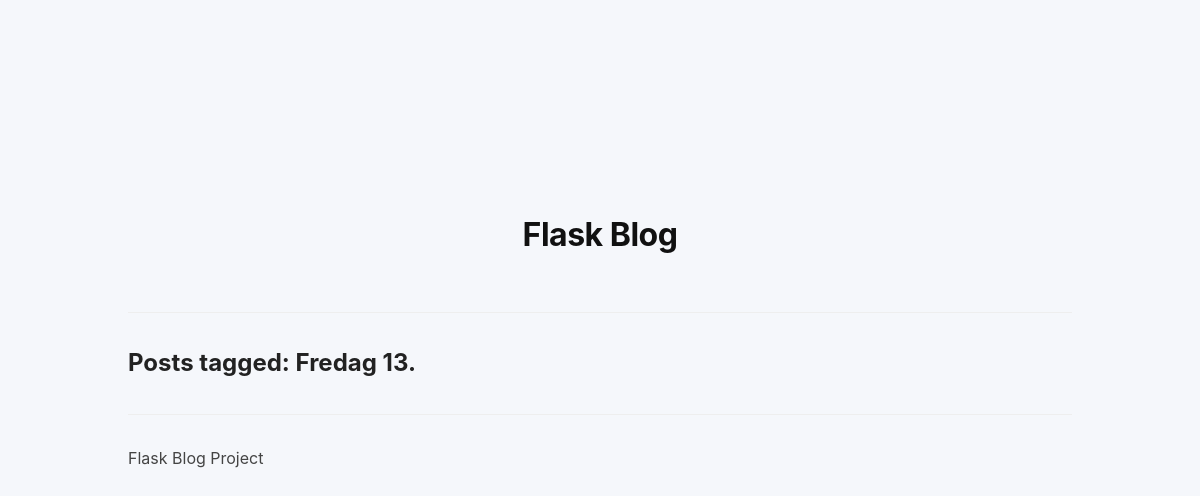
/tag/Fredag 13., run on an earlier commit of the app's database.
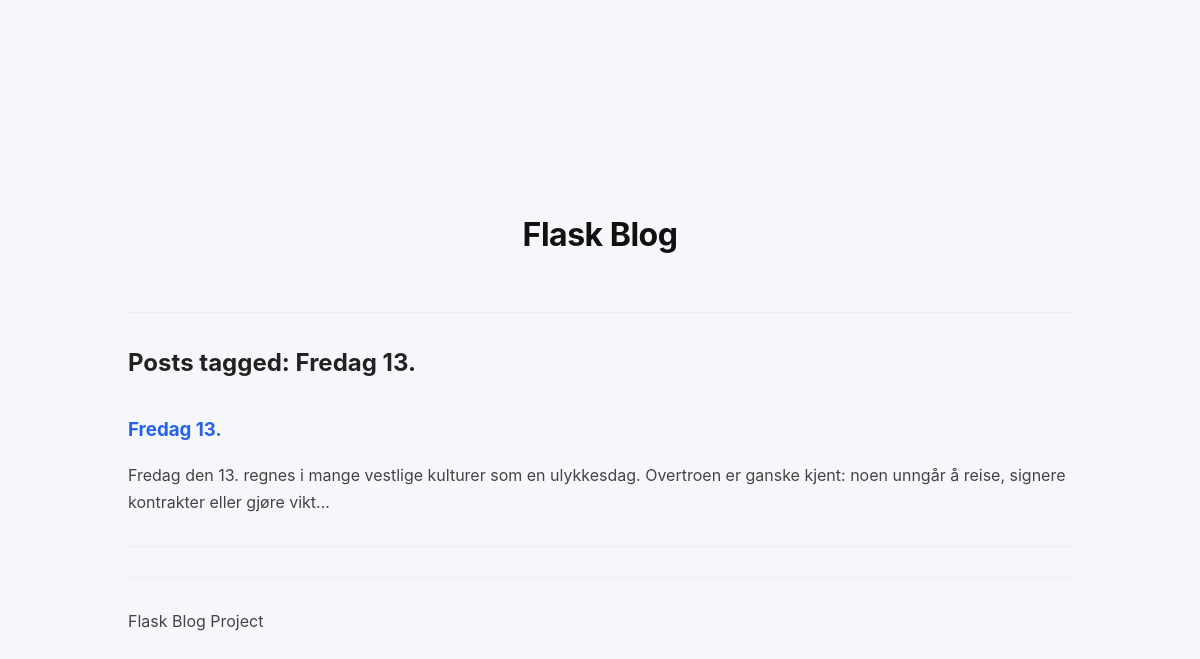
And on a later commit of the database.
### tables this page shows
CREATE TABLE posts (
    id INTEGER PRIMARY KEY AUTOINCREMENT,
    title TEXT NOT NULL,
    body TEXT NOT NULL,
    tags TEXT,
    image TEXT,
    created TIMESTAMP DEFAULT CURRENT_TIMESTAMP
);

### app.py (the view)
@app.route("/tag/<tag>")
def tag(tag):
    posts = db.get_posts()
    filtered = [p for p in posts if tag in (p["tags"] or "")]
    return render_template("tag.html", posts=filtered, tag=tag)

### db.py (called while the page is built)
def get_db():
    conn = sqlite3.connect(DATABASE)
    conn.row_factory = sqlite3.Row
    return conn

def get_posts():
    conn = get_db()
    posts = conn.execute(
        "SELECT * FROM posts ORDER BY created DESC"
    ).fetchall()
    conn.close()
    return posts

### templates/tag.html
{% extends "base.html" %}
{% block content %}
<h2>Posts tagged: {{ tag }}</h2>
{% for post in posts %}
<h3>
<a href="{{ url_for('post', post_id=post.id) }}">
{{ post.title }}
</a>
</h3>
<p>{{ post.body[:150] }}...</p>
<hr>
{% endfor %}
{% endblock %}

### templates/base.html (shortened to what this page needs)
<!DOCTYPE html>
<html>
<head>
    <link rel="stylesheet" href="{{ url_for('static', filename='style.css') }}">
</head>
<body>
    <div class="container"></div>
<header class="site-header">
    <h1><a href="{{ url_for('home') }}">Flask Blog</a></h1>
</header>
<hr>
{% block content %}
{% endblock %}
<hr>
<footer>
    <p>Flask Blog Project</p>
</footer>
</body>
</html>

### static/style.css (style rules this page uses)
body { font-family: -apple-system, BlinkMacSystemFont, "Segoe UI", Roboto, Arial, sans-serif; background-color: #f5f7fb; margin: 0; padding: 0; color: #333; padding: 8rem; }
header { text-align: center; margin-bottom: 30px; }
.site-header { position: sticky; top: 0; background: #f5f7fb; padding: 20px 0; z-index: 100; }
.site-header h1 { margin: 0; text-align: center; }
.site-header a { color: #111; font-weight: 700; letter-spacing: -0.5px; }
body { font-size: 16px; line-height: 1.7; }
p { color: #444; line-height: 1.7; margin-bottom: 16px; }
h2 { margin-top: 40px; }
.container { max-width: 800px; margin: auto; padding: 40px 20px; }
h1 a { text-decoration: none; color: #222; }
h1 { text-align: center; margin-bottom: 30px; }
h2, h3 { color: #222; margin-top: 30px; margin-bottom: 10px; }
a { color: #2563eb; text-decoration: none; }
hr { border: none; border-top: 1px solid #eee; margin: 30px 0; }
.container { max-width: 750px; margin: 0 auto; padding: 30px 20px; }

What changed in the data, as far as the page shows it:
added posts: title "Fredag 13.", body "Fredag den 13. regnes i mange vestlige kulturer som en ulykkesdag. Overtroen er ganske kjent: noen unngår å reise, signere kontrakter eller gjøre vikt"
